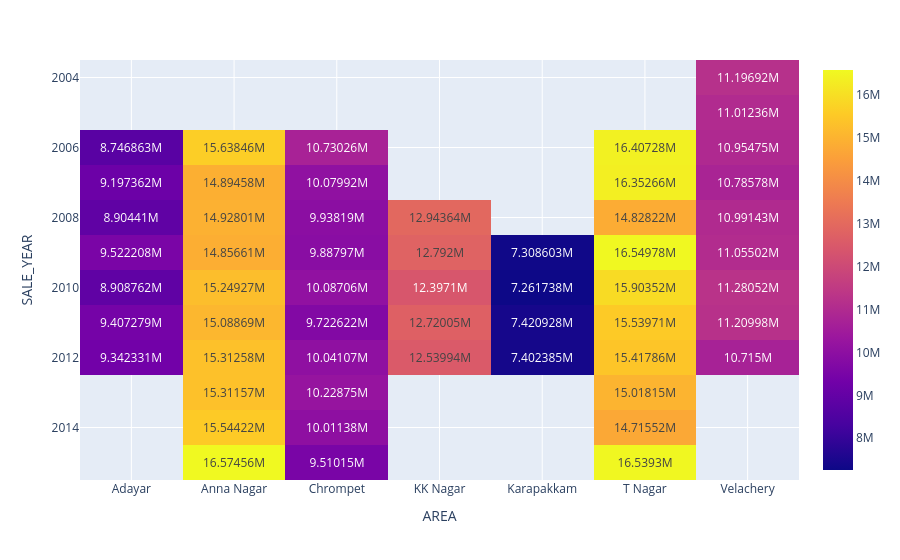

Here is the notebook cell this chart was saved with:
### Code cell
fig = px.imshow(df.pivot_table(index='SALE_YEAR',columns='AREA',values='SALES_PRICE',aggfunc='mean'),text_auto=True)
fig.show()

### Figure 1 — Plotly figure (JSON) as saved in the notebook; plotly's stock layout.template omitted (floating-point values rounded to 4 significant figures)
{"data": [{"coloraxis": "coloraxis", "hovertemplate": "AREA: %{x}<br>SALE_YEAR: %{y}<br>color: %{z}<extra></extra>", "name": "0", "texttemplate": "%{z}", "type": "heatmap", "x": ["Adayar", "Anna Nagar", "Chrompet", "KK Nagar", "Karapakkam", "T Nagar", "Velachery"], "xaxis": "x", "y": [2004, 2005, 2006, 2007, 2008, 2009, 2010, 2011, 2012, 2013, 2014, 2015], "yaxis": "y", "z": [[NaN, NaN, NaN, NaN, NaN, NaN, 11200000.0], [NaN, NaN, NaN, NaN, NaN, NaN, 11010000.0], [8747000.0, 15640000.0, 10730000.0, NaN, NaN, 16410000.0, 10950000.0], [9197000.0, 14890000.0, 10080000.0, NaN, NaN, 16350000.0, 10790000.0], [8904000.0, 14930000.0, 9938000.0, 12940000.0, NaN, 14830000.0, 10990000.0], [9522000.0, 14860000.0, 9888000.0, 12790000.0, 7309000.0, 16550000.0, 11060000.0], [8909000.0, 15250000.0, 10090000.0, 12400000.0, 7262000.0, 15900000.0, 11280000.0], [9407000.0, 15090000.0, 9723000.0, 12720000.0, 7421000.0, 15540000.0, 11210000.0], [9342000.0, 15310000.0, 10040000.0, 12540000.0, 7402000.0, 15420000.0, 10710000.0], [NaN, 15310000.0, 10230000.0, NaN, NaN, 15020000.0, NaN], [NaN, 15540000.0, 10010000.0, NaN, NaN, 14720000.0, NaN], [NaN, 16570000.0, 9510000.0, NaN, NaN, 16540000.0, NaN]]}], "layout": {"coloraxis": {"colorscale": [[0, "#0d0887"], [0.1111, "#46039f"], [0.2222, "#7201a8"], [0.3333, "#9c179e"], [0.4444, "#bd3786"], [0.5556, "#d8576b"], [0.6667, "#ed7953"], [0.7778, "#fb9f3a"], [0.8889, "#fdca26"], [1, "#f0f921"]]}, "margin": {"t": 60}, "xaxis": {"anchor": "y", "constrain": "domain", "domain": [0, 1], "scaleanchor": "y", "title": {"text": "AREA"}}, "yaxis": {"anchor": "x", "autorange": "reversed", "constrain": "domain", "domain": [0, 1], "title": {"text": "SALE_YEAR"}}}}
